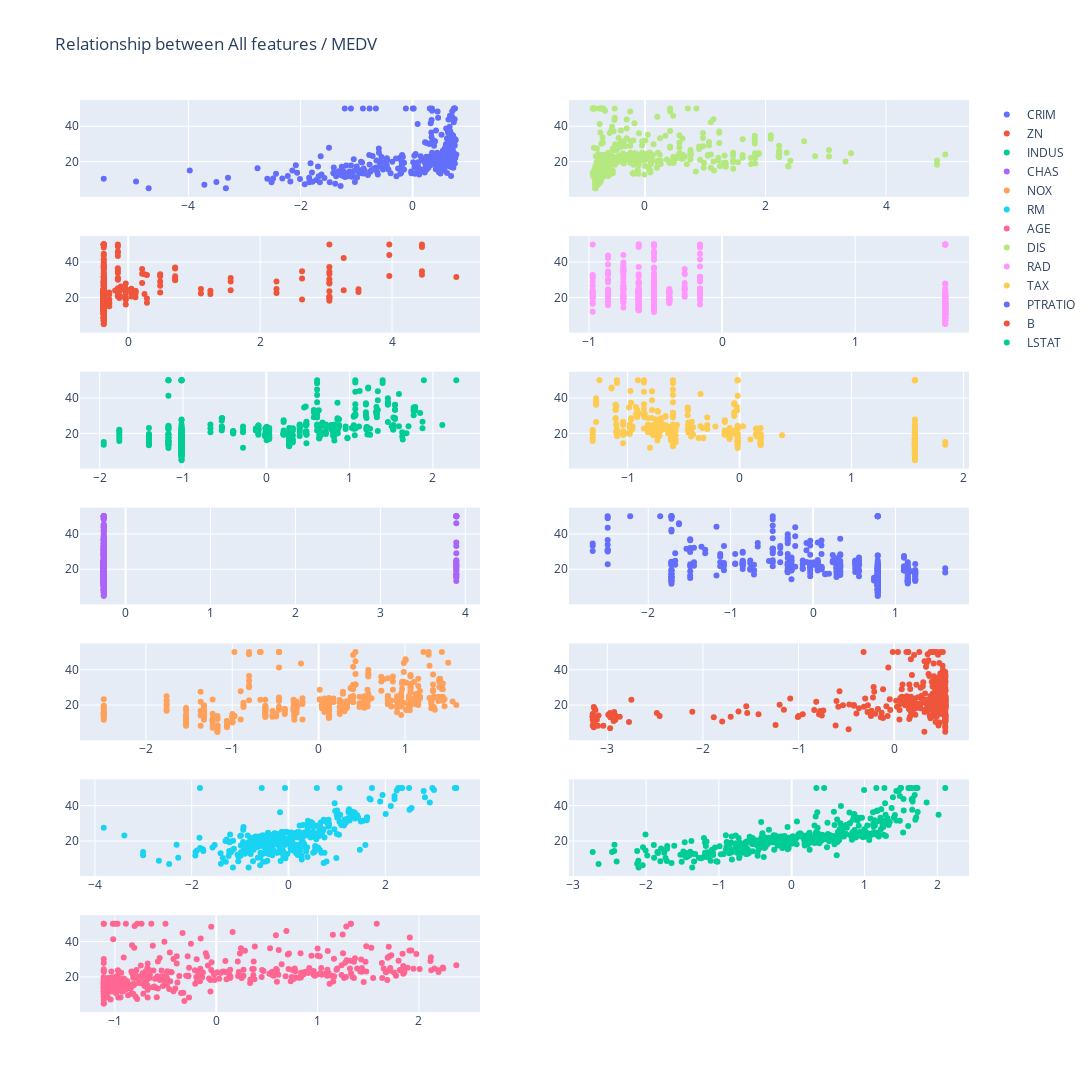

Here is the notebook cell this chart was saved with:
### Markdown cell above
You will see that X scale is between -4 to 10, much better than 0 to 700

Notice our categorical data CHAS with binary 0,1 change to -0.2 - 3.89 it is good or bad?

if you're visual thinker, let's plot and see X scale of all features

### Code cell
# Plot and see relationship
def plot_relation(X: pd.DataFrame, y: pd.DataFrame, columns):
    '''
    Plot relation between X input and y target
    
    Args:
        X (pd.DataFrame (m,n))  : Data, m examples, n features
        y (pd.DataFrame (m,1))  : target values, m values
        columns (int)             : number of desired subplot column
        
    Output
        Interation graph
    
    '''
    
    m = X.shape[1]
    rows = m // columns     # Get row
    frac = m % columns      # Get fractual
    row = 0
    col = 1

    if frac > 0:
        rows += 1
            
    fig = make_subplots(rows=rows, cols=columns)

    for i in range(m):
            
        if row >= rows:
            row = 1
            col += 1
        else:
            row += 1
        
        fig.add_trace(go.Scatter(
            x=X.iloc[:,i],
            y=y[y.columns[0]],
            mode='markers',
            name=X.columns[i],
            customdata=X.index.values,                                  # Add customdata for data's row index for more convinient to analysis
            hovertemplate="index:%{customdata} (X: %{x}, y: %{y})"
        ), row=row, col=col)

    fig.update_layout(height=400 * rows, width=600 * columns, title_text='Relationship between All features / ' + y.columns.values[0])
    fig.show()
    
plot_relation(X_zscore_df, y_df, 2)

### Figure 1 — Plotly figure (JSON) as saved in the notebook; plotly's stock layout.template omitted (floating-point values rounded to 4 significant figures; data arrays with more than 128 entries replaced by an {"elided": "..."} marker saying what was removed)
{"data": [{"customdata": {"elided": "404 int values"}, "hovertemplate": "index:%{customdata} (X: %{x}, y: %{y})", "mode": "markers", "name": "CRIM", "type": "scatter", "x": {"elided": "404 float values"}, "xaxis": "x", "y": {"elided": "404 float values"}, "yaxis": "y"}, {"customdata": {"elided": "404 int values"}, "hovertemplate": "index:%{customdata} (X: %{x}, y: %{y})", "mode": "markers", "name": "ZN", "type": "scatter", "x": {"elided": "404 float values"}, "xaxis": "x3", "y": {"elided": "404 float values"}, "yaxis": "y3"}, {"customdata": {"elided": "404 int values"}, "hovertemplate": "index:%{customdata} (X: %{x}, y: %{y})", "mode": "markers", "name": "INDUS", "type": "scatter", "x": {"elided": "404 float values"}, "xaxis": "x5", "y": {"elided": "404 float values"}, "yaxis": "y5"}, {"customdata": {"elided": "404 int values"}, "hovertemplate": "index:%{customdata} (X: %{x}, y: %{y})", "mode": "markers", "name": "CHAS", "type": "scatter", "x": {"elided": "404 float values"}, "xaxis": "x7", "y": {"elided": "404 float values"}, "yaxis": "y7"}, {"customdata": {"elided": "404 int values"}, "hovertemplate": "index:%{customdata} (X: %{x}, y: %{y})", "mode": "markers", "name": "NOX", "type": "scatter", "x": {"elided": "404 float values"}, "xaxis": "x9", "y": {"elided": "404 float values"}, "yaxis": "y9"}, {"customdata": {"elided": "404 int values"}, "hovertemplate": "index:%{customdata} (X: %{x}, y: %{y})", "mode": "markers", "name": "RM", "type": "scatter", "x": {"elided": "404 float values"}, "xaxis": "x11", "y": {"elided": "404 float values"}, "yaxis": "y11"}, {"customdata": {"elided": "404 int values"}, "hovertemplate": "index:%{customdata} (X: %{x}, y: %{y})", "mode": "markers", "name": "AGE", "type": "scatter", "x": {"elided": "404 float values"}, "xaxis": "x13", "y": {"elided": "404 float values"}, "yaxis": "y13"}, {"customdata": {"elided": "404 int values"}, "hovertemplate": "index:%{customdata} (X: %{x}, y: %{y})", "mode": "markers", "name": "DIS", "type": "scatter", "x": {"elided": "404 float values"}, "xaxis": "x2", "y": {"elided": "404 float values"}, "yaxis": "y2"}, {"customdata": {"elided": "404 int values"}, "hovertemplate": "index:%{customdata} (X: %{x}, y: %{y})", "mode": "markers", "name": "RAD", "type": "scatter", "x": {"elided": "404 float values"}, "xaxis": "x4", "y": {"elided": "404 float values"}, "yaxis": "y4"}, {"customdata": {"elided": "404 int values"}, "hovertemplate": "index:%{customdata} (X: %{x}, y: %{y})", "mode": "markers", "name": "TAX", "type": "scatter", "x": {"elided": "404 float values"}, "xaxis": "x6", "y": {"elided": "404 float values"}, "yaxis": "y6"}, {"customdata": {"elided": "404 int values"}, "hovertemplate": "index:%{customdata} (X: %{x}, y: %{y})", "mode": "markers", "name": "PTRATIO", "type": "scatter", "x": {"elided": "404 float values"}, "xaxis": "x8", "y": {"elided": "404 float values"}, "yaxis": "y8"}, {"customdata": {"elided": "404 int values"}, "hovertemplate": "index:%{customdata} (X: %{x}, y: %{y})", "mode": "markers", "name": "B", "type": "scatter", "x": {"elided": "404 float values"}, "xaxis": "x10", "y": {"elided": "404 float values"}, "yaxis": "y10"}, {"customdata": {"elided": "404 int values"}, "hovertemplate": "index:%{customdata} (X: %{x}, y: %{y})", "mode": "markers", "name": "LSTAT", "type": "scatter", "x": {"elided": "404 float values"}, "xaxis": "x12", "y": {"elided": "404 float values"}, "yaxis": "y12"}], "layout": {"height": 2800, "title": {"text": "Relationship between All features / MEDV"}, "width": 1200, "xaxis": {"anchor": "y", "domain": [0, 0.45]}, "xaxis10": {"anchor": "y10", "domain": [0.55, 1]}, "xaxis11": {"anchor": "y11", "domain": [0, 0.45]}, "xaxis12": {"anchor": "y12", "domain": [0.55, 1]}, "xaxis13": {"anchor": "y13", "domain": [0, 0.45]}, "xaxis14": {"anchor": "y14", "domain": [0.55, 1]}, "xaxis2": {"anchor": "y2", "domain": [0.55, 1]}, "xaxis3": {"anchor": "y3", "domain": [0, 0.45]}, "xaxis4": {"anchor": "y4", "domain": [0.55, 1]}, "xaxis5": {"anchor": "y5", "domain": [0, 0.45]}, "xaxis6": {"anchor": "y6", "domain": [0.55, 1]}, "xaxis7": {"anchor": "y7", "domain": [0, 0.45]}, "xaxis8": {"anchor": "y8", "domain": [0.55, 1]}, "xaxis9": {"anchor": "y9", "domain": [0, 0.45]}, "yaxis": {"anchor": "x", "domain": [0.8939, 1]}, "yaxis10": {"anchor": "x10", "domain": [0.298, 0.4041]}, "yaxis11": {"anchor": "x11", "domain": [0.149, 0.2551]}, "yaxis12": {"anchor": "x12", "domain": [0.149, 0.2551]}, "yaxis13": {"anchor": "x13", "domain": [0, 0.1061]}, "yaxis14": {"anchor": "x14", "domain": [0, 0.1061]}, "yaxis2": {"anchor": "x2", "domain": [0.8939, 1]}, "yaxis3": {"anchor": "x3", "domain": [0.7449, 0.851]}, "yaxis4": {"anchor": "x4", "domain": [0.7449, 0.851]}, "yaxis5": {"anchor": "x5", "domain": [0.5959, 0.702]}, "yaxis6": {"anchor": "x6", "domain": [0.5959, 0.702]}, "yaxis7": {"anchor": "x7", "domain": [0.4469, 0.5531]}, "yaxis8": {"anchor": "x8", "domain": [0.4469, 0.5531]}, "yaxis9": {"anchor": "x9", "domain": [0.298, 0.4041]}}}
